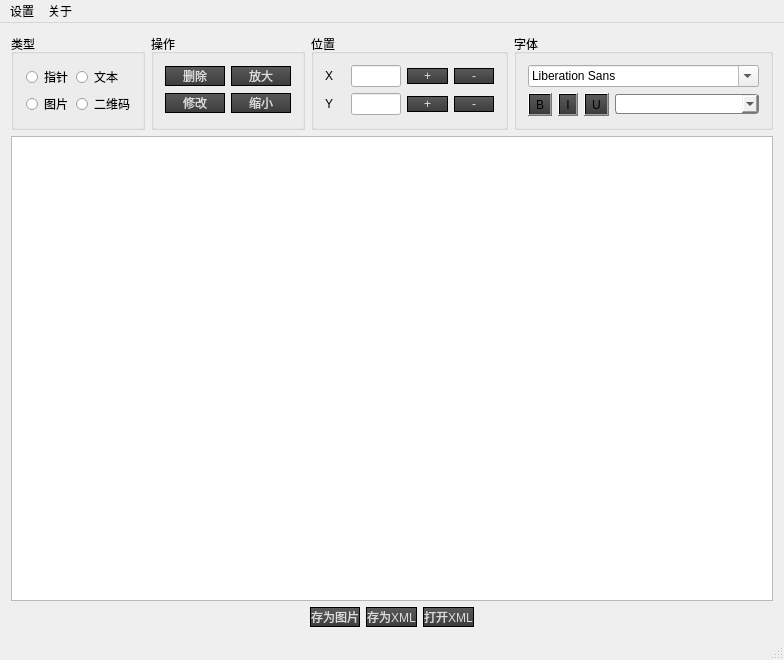
<?xml version="1.0" encoding="UTF-8"?>
<ui version="4.0">
 <class>MainWindow</class>
 <widget class="QMainWindow" name="MainWindow">
  <property name="geometry">
   <rect>
    <x>0</x>
    <y>0</y>
    <width>784</width>
    <height>660</height>
   </rect>
  </property>
  <property name="windowTitle">
   <string>MainWindow</string>
  </property>
  <property name="styleSheet">
   <string notr="true">QMainWindow {
	background-image: url(:/images/blue.jpg)
}</string>
  </property>
  <widget class="QWidget" name="centralWidget">
   <layout class="QVBoxLayout" name="verticalLayout_3">
    <item>
     <layout class="QHBoxLayout" name="horizontalLayout_2">
      <item>
       <widget class="QGroupBox" name="groupBox_2">
        <property name="styleSheet">
         <string notr="true"/>
        </property>
        <property name="title">
         <string>类型</string>
        </property>
        <layout class="QGridLayout" name="gridLayout">
         <item row="0" column="0">
          <widget class="QRadioButton" name="pointerBtn">
           <property name="styleSheet">
            <string notr="true">QRadioButton::indicator {
    width: 13px;
    height: 13px;
}

QRadioButton::indicator::unchecked {
    image: url(:/images/radio_unchecked.png);
}

QRadioButton::indicator::checked {
    image: url(:/images/radio_checked.png);
}
</string>
           </property>
           <property name="text">
            <string>指针</string>
           </property>
          </widget>
         </item>
         <item row="0" column="1">
          <widget class="QRadioButton" name="textBtn">
           <property name="styleSheet">
            <string notr="true">QRadioButton::indicator {
    width: 13px;
    height: 13px;
}

QRadioButton::indicator::unchecked {
    image: url(:/images/radio_unchecked.png);
}

QRadioButton::indicator::checked {
    image: url(:/images/radio_checked.png);
}
</string>
           </property>
           <property name="text">
            <string>文本</string>
           </property>
          </widget>
         </item>
         <item row="1" column="0">
          <widget class="QRadioButton" name="imageBtn">
           <property name="styleSheet">
            <string notr="true">QRadioButton::indicator {
    width: 13px;
    height: 13px;
}

QRadioButton::indicator::unchecked {
    image: url(:/images/radio_unchecked.png);
}

QRadioButton::indicator::checked {
    image: url(:/images/radio_checked.png);
}
</string>
           </property>
           <property name="text">
            <string>图片</string>
           </property>
          </widget>
         </item>
         <item row="1" column="1">
          <widget class="QRadioButton" name="qrcodeBtn">
           <property name="styleSheet">
            <string notr="true">QRadioButton::indicator {
    width: 13px;
    height: 13px;
}

QRadioButton::indicator::unchecked {
    image: url(:/images/radio_unchecked.png);
}

QRadioButton::indicator::checked {
    image: url(:/images/radio_checked.png);
}
</string>
           </property>
           <property name="text">
            <string>二维码</string>
           </property>
          </widget>
         </item>
        </layout>
       </widget>
      </item>
      <item>
       <widget class="QGroupBox" name="groupBox_3">
        <property name="title">
         <string>操作</string>
        </property>
        <layout class="QGridLayout" name="gridLayout_3">
         <item row="0" column="0">
          <widget class="QPushButton" name="deleteBtn">
           <property name="minimumSize">
            <size>
             <width>60</width>
             <height>0</height>
            </size>
           </property>
           <property name="styleSheet">
            <string notr="true">QPushButton{
    background-color: qlineargradient(x1:0, y1:0, x2:0, y2:1, stop:0 rgb(90, 90, 90), stop:1 rgb(60, 60, 60));
    border: 1px solid black;
    color:rgb(220,220,220);
    padding: 1ex 2ex;
}

QPushButton::hover{
    background-color: qlineargradient(x1:0, y1:0, x2:0, y2:1, stop:0 rgb(150, 150, 150), stop:1 rgb(120, 120, 120));
    color:rgb(255,255,255);
}

QPushButton:pressed{
    background-color: qlineargradient(x1:0, y1:0, x2:0, y2:1, stop:0 rgb(120, 120, 120), stop:1 rgb(90, 90, 90));
}</string>
           </property>
           <property name="text">
            <string>删除</string>
           </property>
          </widget>
         </item>
         <item row="0" column="1">
          <widget class="QPushButton" name="zoomInBtn">
           <property name="minimumSize">
            <size>
             <width>60</width>
             <height>0</height>
            </size>
           </property>
           <property name="styleSheet">
            <string notr="true">QPushButton{
    background-color: qlineargradient(x1:0, y1:0, x2:0, y2:1, stop:0 rgb(90, 90, 90), stop:1 rgb(60, 60, 60));
    border: 1px solid black;
    color:rgb(220,220,220);
    padding: 1ex 2ex;
}

QPushButton::hover{
    background-color: qlineargradient(x1:0, y1:0, x2:0, y2:1, stop:0 rgb(150, 150, 150), stop:1 rgb(120, 120, 120));
    color:rgb(255,255,255);
}

QPushButton:pressed{
    background-color: qlineargradient(x1:0, y1:0, x2:0, y2:1, stop:0 rgb(120, 120, 120), stop:1 rgb(90, 90, 90));
}</string>
           </property>
           <property name="text">
            <string>放大</string>
           </property>
          </widget>
         </item>
         <item row="1" column="0">
          <widget class="QPushButton" name="modifyBtn">
           <property name="styleSheet">
            <string notr="true">QPushButton{
    background-color: qlineargradient(x1:0, y1:0, x2:0, y2:1, stop:0 rgb(90, 90, 90), stop:1 rgb(60, 60, 60));
    border: 1px solid black;
    color:rgb(220,220,220);
    padding: 1ex 2ex;
}

QPushButton::hover{
    background-color: qlineargradient(x1:0, y1:0, x2:0, y2:1, stop:0 rgb(150, 150, 150), stop:1 rgb(120, 120, 120));
    color:rgb(255,255,255);
}

QPushButton:pressed{
    background-color: qlineargradient(x1:0, y1:0, x2:0, y2:1, stop:0 rgb(120, 120, 120), stop:1 rgb(90, 90, 90));
}</string>
           </property>
           <property name="text">
            <string>修改</string>
           </property>
          </widget>
         </item>
         <item row="1" column="1">
          <widget class="QPushButton" name="zoomOutBtn">
           <property name="styleSheet">
            <string notr="true">QPushButton{
    background-color: qlineargradient(x1:0, y1:0, x2:0, y2:1, stop:0 rgb(90, 90, 90), stop:1 rgb(60, 60, 60));
    border: 1px solid black;
    color:rgb(220,220,220);
    padding: 1ex 2ex;
}

QPushButton::hover{
    background-color: qlineargradient(x1:0, y1:0, x2:0, y2:1, stop:0 rgb(150, 150, 150), stop:1 rgb(120, 120, 120));
    color:rgb(255,255,255);
}

QPushButton:pressed{
    background-color: qlineargradient(x1:0, y1:0, x2:0, y2:1, stop:0 rgb(120, 120, 120), stop:1 rgb(90, 90, 90));
}</string>
           </property>
           <property name="text">
            <string>缩小</string>
           </property>
          </widget>
         </item>
        </layout>
       </widget>
      </item>
      <item>
       <widget class="QGroupBox" name="groupBox">
        <property name="title">
         <string>位置</string>
        </property>
        <layout class="QGridLayout" name="gridLayout_2">
         <item row="0" column="0">
          <widget class="QLabel" name="label">
           <property name="maximumSize">
            <size>
             <width>20</width>
             <height>20</height>
            </size>
           </property>
           <property name="text">
            <string>X</string>
           </property>
          </widget>
         </item>
         <item row="0" column="1">
          <widget class="QLineEdit" name="lineEdit_x">
           <property name="maximumSize">
            <size>
             <width>50</width>
             <height>16777215</height>
            </size>
           </property>
           <property name="maxLength">
            <number>32767</number>
           </property>
          </widget>
         </item>
         <item row="0" column="2">
          <widget class="QPushButton" name="addxBtn">
           <property name="styleSheet">
            <string notr="true">QPushButton{
    background-color: qlineargradient(x1:0, y1:0, x2:0, y2:1, stop:0 rgb(90, 90, 90), stop:1 rgb(60, 60, 60));
    border: 1px solid black;
    color:rgb(220,220,220);
    padding: 1ex 2ex;
}

QPushButton::hover{
    background-color: qlineargradient(x1:0, y1:0, x2:0, y2:1, stop:0 rgb(150, 150, 150), stop:1 rgb(120, 120, 120));
    color:rgb(255,255,255);
}

QPushButton:pressed{
    background-color: qlineargradient(x1:0, y1:0, x2:0, y2:1, stop:0 rgb(120, 120, 120), stop:1 rgb(90, 90, 90));
}</string>
           </property>
           <property name="text">
            <string>+</string>
           </property>
          </widget>
         </item>
         <item row="0" column="3">
          <widget class="QPushButton" name="reducexBtn">
           <property name="styleSheet">
            <string notr="true">QPushButton{
    background-color: qlineargradient(x1:0, y1:0, x2:0, y2:1, stop:0 rgb(90, 90, 90), stop:1 rgb(60, 60, 60));
    border: 1px solid black;
    color:rgb(220,220,220);
    padding: 1ex 2ex;
}

QPushButton::hover{
    background-color: qlineargradient(x1:0, y1:0, x2:0, y2:1, stop:0 rgb(150, 150, 150), stop:1 rgb(120, 120, 120));
    color:rgb(255,255,255);
}

QPushButton:pressed{
    background-color: qlineargradient(x1:0, y1:0, x2:0, y2:1, stop:0 rgb(120, 120, 120), stop:1 rgb(90, 90, 90));
}</string>
           </property>
           <property name="text">
            <string>-</string>
           </property>
          </widget>
         </item>
         <item row="1" column="0">
          <widget class="QLabel" name="label_2">
           <property name="text">
            <string>Y</string>
           </property>
          </widget>
         </item>
         <item row="1" column="1">
          <widget class="QLineEdit" name="lineEdit_y">
           <property name="maximumSize">
            <size>
             <width>50</width>
             <height>16777215</height>
            </size>
           </property>
          </widget>
         </item>
         <item row="1" column="2">
          <widget class="QPushButton" name="addyBtn">
           <property name="styleSheet">
            <string notr="true">QPushButton{
    background-color: qlineargradient(x1:0, y1:0, x2:0, y2:1, stop:0 rgb(90, 90, 90), stop:1 rgb(60, 60, 60));
    border: 1px solid black;
    color:rgb(220,220,220);
    padding: 1ex 2ex;
}

QPushButton::hover{
    background-color: qlineargradient(x1:0, y1:0, x2:0, y2:1, stop:0 rgb(150, 150, 150), stop:1 rgb(120, 120, 120));
    color:rgb(255,255,255);
}

QPushButton:pressed{
    background-color: qlineargradient(x1:0, y1:0, x2:0, y2:1, stop:0 rgb(120, 120, 120), stop:1 rgb(90, 90, 90));
}</string>
           </property>
           <property name="text">
            <string>+</string>
           </property>
          </widget>
         </item>
         <item row="1" column="3">
          <widget class="QPushButton" name="reduceyBtn">
           <property name="styleSheet">
            <string notr="true">QPushButton{
    background-color: qlineargradient(x1:0, y1:0, x2:0, y2:1, stop:0 rgb(90, 90, 90), stop:1 rgb(60, 60, 60));
    border: 1px solid black;
    color:rgb(220,220,220);
    padding: 1ex 2ex;
}

QPushButton::hover{
    background-color: qlineargradient(x1:0, y1:0, x2:0, y2:1, stop:0 rgb(150, 150, 150), stop:1 rgb(120, 120, 120));
    color:rgb(255,255,255);
}

QPushButton:pressed{
    background-color: qlineargradient(x1:0, y1:0, x2:0, y2:1, stop:0 rgb(120, 120, 120), stop:1 rgb(90, 90, 90));
}</string>
           </property>
           <property name="text">
            <string>-</string>
           </property>
          </widget>
         </item>
        </layout>
       </widget>
      </item>
      <item>
       <widget class="QGroupBox" name="groupBox_4">
        <property name="title">
         <string>字体</string>
        </property>
        <layout class="QVBoxLayout" name="verticalLayout_2">
         <item>
          <widget class="QFontComboBox" name="fontComboBox">
           <property name="styleSheet">
            <string notr="true"/>
           </property>
          </widget>
         </item>
         <item>
          <layout class="QHBoxLayout" name="horizontalLayout">
           <item>
            <widget class="QToolButton" name="boldBtn">
             <property name="styleSheet">
              <string notr="true">QToolButton { 
    background-color: qlineargradient(x1:0, y1:0, x2:0, y2:1, stop:0 rgb(90, 90, 90), stop:1 rgb(60, 60, 60));
}</string>
             </property>
             <property name="text">
              <string>B</string>
             </property>
             <property name="checkable">
              <bool>true</bool>
             </property>
            </widget>
           </item>
           <item>
            <widget class="QToolButton" name="italicBtn">
             <property name="styleSheet">
              <string notr="true">QToolButton { 
    background-color: qlineargradient(x1:0, y1:0, x2:0, y2:1, stop:0 rgb(90, 90, 90), stop:1 rgb(60, 60, 60));
}</string>
             </property>
             <property name="text">
              <string>I</string>
             </property>
             <property name="checkable">
              <bool>true</bool>
             </property>
            </widget>
           </item>
           <item>
            <widget class="QToolButton" name="underlineBtn">
             <property name="styleSheet">
              <string notr="true">QToolButton { 
    background-color: qlineargradient(x1:0, y1:0, x2:0, y2:1, stop:0 rgb(90, 90, 90), stop:1 rgb(60, 60, 60));
}</string>
             </property>
             <property name="text">
              <string>U</string>
             </property>
             <property name="checkable">
              <bool>true</bool>
             </property>
            </widget>
           </item>
           <item>
            <widget class="QComboBox" name="sizeComboBox">
             <property name="styleSheet">
              <string notr="true">QComboBox {
    border: 1px solid gray;
    border-radius: 3px;
    padding: 1px 18px 1px 3px;
    min-width: 6em;
}

QComboBox:editable {
    background: white;
}

QComboBox:!editable, QComboBox::drop-down:editable {
     background: qlineargradient(x1: 0, y1: 0, x2: 0, y2: 1,
                                 stop: 0 #E1E1E1, stop: 0.4 #DDDDDD,
                                 stop: 0.5 #D8D8D8, stop: 1.0 #D3D3D3);
}</string>
             </property>
            </widget>
           </item>
          </layout>
         </item>
        </layout>
       </widget>
      </item>
     </layout>
    </item>
    <item>
     <layout class="QVBoxLayout" name="verticalLayout">
      <item>
       <widget class="QGraphicsView" name="graphicsView"/>
      </item>
     </layout>
    </item>
    <item>
     <layout class="QHBoxLayout" name="horizontalLayout_3">
      <item>
       <spacer name="horizontalSpacer">
        <property name="orientation">
         <enum>Qt::Horizontal</enum>
        </property>
        <property name="sizeHint" stdset="0">
         <size>
          <width>40</width>
          <height>20</height>
         </size>
        </property>
       </spacer>
      </item>
      <item>
       <widget class="QPushButton" name="saveImageBtn">
        <property name="styleSheet">
         <string notr="true">QPushButton{
    background-color: qlineargradient(x1:0, y1:0, x2:0, y2:1, stop:0 rgb(90, 90, 90), stop:1 rgb(60, 60, 60));
    border: 1px solid black;
    color:rgb(220,220,220);
    padding: 1ex 2ex;
}

QPushButton::hover{
    background-color: qlineargradient(x1:0, y1:0, x2:0, y2:1, stop:0 rgb(150, 150, 150), stop:1 rgb(120, 120, 120));
    color:rgb(255,255,255);
}

QPushButton:pressed{
    background-color: qlineargradient(x1:0, y1:0, x2:0, y2:1, stop:0 rgb(120, 120, 120), stop:1 rgb(90, 90, 90));
}</string>
        </property>
        <property name="text">
         <string>存为图片</string>
        </property>
       </widget>
      </item>
      <item>
       <widget class="QPushButton" name="saveBtn">
        <property name="styleSheet">
         <string notr="true">QPushButton{
    background-color: qlineargradient(x1:0, y1:0, x2:0, y2:1, stop:0 rgb(90, 90, 90), stop:1 rgb(60, 60, 60));
    border: 1px solid black;
    color:rgb(220,220,220);
    padding: 1ex 2ex;
}

QPushButton::hover{
    background-color: qlineargradient(x1:0, y1:0, x2:0, y2:1, stop:0 rgb(150, 150, 150), stop:1 rgb(120, 120, 120));
    color:rgb(255,255,255);
}

QPushButton:pressed{
    background-color: qlineargradient(x1:0, y1:0, x2:0, y2:1, stop:0 rgb(120, 120, 120), stop:1 rgb(90, 90, 90));
}</string>
        </property>
        <property name="text">
         <string>存为XML</string>
        </property>
       </widget>
      </item>
      <item>
       <widget class="QPushButton" name="readBtn">
        <property name="styleSheet">
         <string notr="true">QPushButton{
    background-color: qlineargradient(x1:0, y1:0, x2:0, y2:1, stop:0 rgb(90, 90, 90), stop:1 rgb(60, 60, 60));
    border: 1px solid black;
    color:rgb(220,220,220);
    padding: 1ex 2ex;
}

QPushButton::hover{
    background-color: qlineargradient(x1:0, y1:0, x2:0, y2:1, stop:0 rgb(150, 150, 150), stop:1 rgb(120, 120, 120));
    color:rgb(255,255,255);
}

QPushButton:pressed{
    background-color: qlineargradient(x1:0, y1:0, x2:0, y2:1, stop:0 rgb(120, 120, 120), stop:1 rgb(90, 90, 90));
}</string>
        </property>
        <property name="text">
         <string>打开XML</string>
        </property>
       </widget>
      </item>
      <item>
       <spacer name="horizontalSpacer_2">
        <property name="orientation">
         <enum>Qt::Horizontal</enum>
        </property>
        <property name="sizeHint" stdset="0">
         <size>
          <width>40</width>
          <height>20</height>
         </size>
        </property>
       </spacer>
      </item>
     </layout>
    </item>
   </layout>
  </widget>
  <widget class="QStatusBar" name="statusBar"/>
  <widget class="QMenuBar" name="menuBar">
   <property name="geometry">
    <rect>
     <x>0</x>
     <y>0</y>
     <width>784</width>
     <height>23</height>
    </rect>
   </property>
   <widget class="QMenu" name="menu">
    <property name="title">
     <string>设置</string>
    </property>
   </widget>
   <widget class="QMenu" name="menu_2">
    <property name="title">
     <string>关于</string>
    </property>
   </widget>
   <addaction name="menu"/>
   <addaction name="menu_2"/>
  </widget>
 </widget>
 <layoutdefault spacing="6" margin="11"/>
 <resources/>
 <connections/>
</ui>
